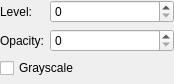
<?xml version="1.0" encoding="UTF-8"?>
<ui version="4.0">
 <author>
    SPDX-FileCopyrightText: none
    SPDX-License-Identifier: GPL-3.0-or-later
  </author>
 <class>WdgNoiseOptions</class>
 <widget class="QWidget" name="WdgNoiseOptions">
  <property name="geometry">
   <rect>
    <x>0</x>
    <y>0</y>
    <width>174</width>
    <height>76</height>
   </rect>
  </property>
  <layout class="QFormLayout" name="formLayout">
   <property name="leftMargin">
    <number>0</number>
   </property>
   <property name="topMargin">
    <number>0</number>
   </property>
   <property name="rightMargin">
    <number>0</number>
   </property>
   <property name="bottomMargin">
    <number>0</number>
   </property>
   <item row="0" column="0">
    <widget class="QLabel" name="textLabel1">
     <property name="text">
      <string>Level:</string>
     </property>
     <property name="alignment">
      <set>Qt::AlignRight|Qt::AlignTrailing|Qt::AlignVCenter</set>
     </property>
     <property name="wordWrap">
      <bool>false</bool>
     </property>
    </widget>
   </item>
   <item row="0" column="1">
    <widget class="KisSliderSpinBox" name="intLevel" native="true">
     <property name="sizePolicy">
      <sizepolicy hsizetype="Expanding" vsizetype="Preferred">
       <horstretch>0</horstretch>
       <verstretch>0</verstretch>
      </sizepolicy>
     </property>
     <property name="maximum">
      <number>100</number>
     </property>
    </widget>
   </item>
   <item row="1" column="0">
    <widget class="QLabel" name="textLabel2">
     <property name="text">
      <string>Opacity:</string>
     </property>
     <property name="alignment">
      <set>Qt::AlignRight|Qt::AlignTrailing|Qt::AlignVCenter</set>
     </property>
     <property name="wordWrap">
      <bool>false</bool>
     </property>
    </widget>
   </item>
   <item row="1" column="1">
    <widget class="KisSliderSpinBox" name="intOpacity" native="true">
     <property name="sizePolicy">
      <sizepolicy hsizetype="Expanding" vsizetype="Preferred">
       <horstretch>0</horstretch>
       <verstretch>0</verstretch>
      </sizepolicy>
     </property>
     <property name="maximum">
      <number>100</number>
     </property>
    </widget>
   </item>
   <item row="2" column="0" colspan="2">
    <widget class="QCheckBox" name="chkGrayscale">
     <property name="text">
      <string>Grayscale</string>
     </property>
    </widget>
   </item>
   <item row="3" column="1">
    <spacer>
     <property name="orientation">
      <enum>Qt::Vertical</enum>
     </property>
     <property name="sizeType">
      <enum>QSizePolicy::Expanding</enum>
     </property>
     <property name="sizeHint" stdset="0">
      <size>
       <width>20</width>
       <height>21</height>
      </size>
     </property>
    </spacer>
   </item>
  </layout>
 </widget>
 <customwidgets>
  <customwidget>
   <class>KisSliderSpinBox</class>
   <extends>QSpinBox</extends>
   <header>kis_slider_spin_box.h</header>
   <container>1</container>
  </customwidget>
 </customwidgets>
 <resources/>
 <connections/>
</ui>
